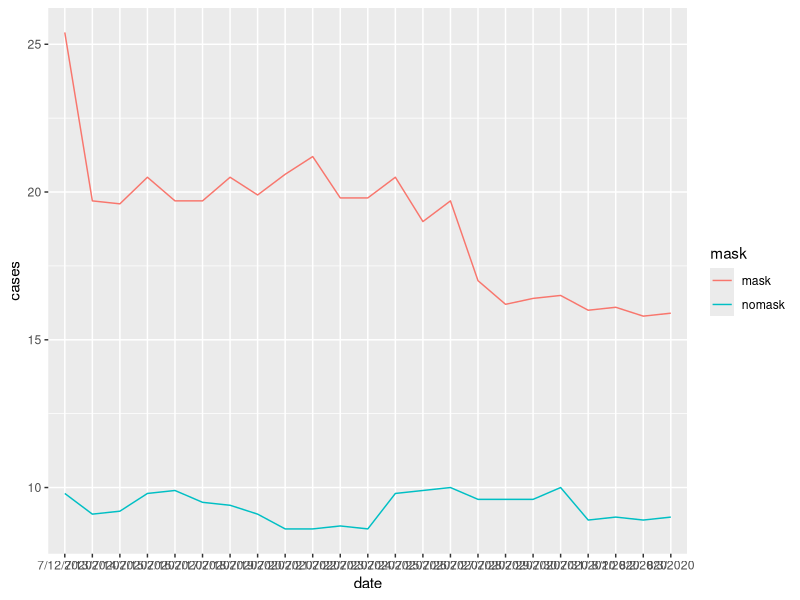

Reproduce this figure in R.
## ---- chunk 1
library(tidyverse) 
## ---- chunk 2
df <- tribble(
  ~date, ~mask, ~nomask,
  "7/12/2020", 25.4, 9.8,
  "7/13/2020", 19.7, 9.1,
  "7/14/2020", 19.6, 9.2,
  "7/15/2020", 20.5, 9.8,
  "7/16/2020", 19.7, 9.9,
  "7/17/2020", 19.7, 9.5,
  "7/18/2020", 20.5, 9.4,
  "7/19/2020", 19.9, 9.1,
  "7/20/2020", 20.6, 8.6,
  "7/21/2020", 21.2, 8.6,
  "7/22/2020", 19.8, 8.7,
  "7/23/2020", 19.8, 8.6,
  "7/24/2020", 20.5, 9.8,
  "7/25/2020", 19.0, 9.9,
  "7/26/2020", 19.7, 10.0,
  "7/27/2020", 17.0, 9.6,
  "7/28/2020", 16.2, 9.6,
  "7/29/2020", 16.4, 9.6,
  "7/30/2020", 16.5, 10.0,
  "7/31/2020", 16.0, 8.9,
  "8/1/2020", 16.1, 9.0,
  "8/2/2020", 15.8, 8.9,
  "8/3/2020", 15.9, 9.0
)
## ---- chunk 3
df <- df %>% 
  pivot_longer(
    mask:nomask, 
    names_to = "mask", 
    values_to = "cases")
## ---- chunk 4
df %>% 
  ggplot(aes(x = date, y = cases, color = mask, group = mask)) +
  geom_line()
